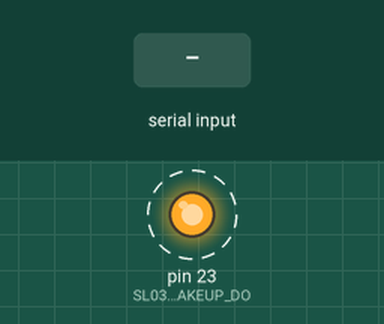
Bench run of a sketch on a simulated Arduino Mega 2560, built with avr-gcc and run on an emulated ATmega2560. On the bench: output pins drawn as LEDs (lit = HIGH). Dashed ring = blinking. The inputs (shaded band) are chosen by the test bench. What the sketch prints to the serial monitor is not drawn.

Above: at 1.2 s.
1.3 s: "1" received over the second serial link
Timing chart, 0 to 10.3 s (numbered marks = the images above; inputs shaded):
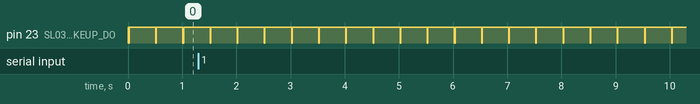

Measured:
- by itself, pin 23 (SL032_WAKEUP_DO): alternates HIGH for 0.49 s and LOW for 0.01 s

The sketch:

StrongLink_SL032.ino
```cpp
#define SL032_WAKEUP_DO 23  // Portpin für Wakeup

void SL032_SendCom(unsigned char *g_cCommand);

//Command List, preamble + length + command code + data frame
unsigned char const SelectCard[3] =      {0xBA,0x02,0x01 };
unsigned char const LoginSector0[11] =   {0xBA,0x0A,0x02,0x00,0xAA,0xFF,0xFF,0xFF,0xFF,0xFF,0xFF};
unsigned char const LoginSector1[11] =   {0xBA,0x0A,0x02,0x01,0xAA,0xFF,0xFF,0xFF,0xFF,0xFF,0xFF};
unsigned char const ReadBlock1[4]   =    {0xBA,0x03,0x03,0x01};
unsigned char const WriteBlock1[20] =    {0xBA,0x13,0x04,0x01,0x00,0x11,0x22,0x33,0x44,0x55,0x66,0x77,0x88,0x99,0xAA,0xBB,0xCC,0xDD,0xEE,0xFF};
unsigned char const ReadValue[4]  =      {0xBA,0x03,0x05,0x04};
unsigned char const WriteValue[8]  =     {0xBA,0x07,0x06,0x04,0x00,0x00,0x00,0x01};
unsigned char const IncrementValue[8] =  {0xBA,0x07,0x08,0x04,0x00,0x00,0x00,0x20};
unsigned char const DecrementValue[8] =  {0xBA,0x07,0x09,0x04,0x03,0x00,0x00,0x00};
unsigned char const CopyValue[5] =       {0xBA,0x04,0x0A,0x04,0x05};
unsigned char const ReadULPage5[4] =     {0xBA,0x03,0x10,0x05};
unsigned char const WriteULPage5[8] =    {0xBA,0x07,0x11,0x05,0x11,0x22,0x33,0x44};
unsigned char const RATSDesFire[3] =     {0xBA,0x02,0x20};
unsigned char const DesFireGetVersion[4]={0xBA,0x03,0x21,0x60};
unsigned char const GetAdditionalData[4]={0xBA,0x03,0x21,0xAF};
unsigned char const LightOn[4] =         {0xBA,0x03,0x40,0x01};
unsigned char const Halt[4] =            {0xBA,0x03,0x50,0x00};

unsigned char g_ucReceBuf[70];
unsigned char g_ucReceNum;
unsigned char g_ucWatchTime;
unsigned char g_ucCardType;
char g_cStatus;
char g_cErr;

// SL032 Boolean Variables
bool  g_bReceOver;
bool  g_bReceReady;
bool  g_bTimeOut;


unsigned int uiCounter;


void setup() {
  // put your setup code here, to run once:
  Serial.begin(115200);

  Serial.println("Startup System");
  uiCounter = 0;

  Serial1.begin(115200);

  // SL032 Pin Configuration
  pinMode(SL032_WAKEUP_DO, OUTPUT);
  // SL032 Wakeup
  delay(1);
  digitalWrite(SL032_WAKEUP_DO, LOW);
  delay(1);
  digitalWrite(SL032_WAKEUP_DO, HIGH);

  g_ucReceNum = 0;
  g_bReceOver = false;
  g_bReceReady = false;

}

void loop() {
  // put your main code here, to run repeatedly:
  Serial.print("Cycle Counter:");
  Serial.println(uiCounter++, DEC);
//  char c = 65;
//  Serial.print((char)65);

  // SL032 Wakeup
  delay(10);
  digitalWrite(SL032_WAKEUP_DO, LOW);
  delay(10);
  digitalWrite(SL032_WAKEUP_DO, HIGH);
  delay(100);

  SL032_SendCom(SelectCard);                              //
/*  Serial1.print(char(0xBA));
  Serial1.print(char(0x02));
  Serial1.print(char(0x01));
  Serial1.print(char(0xB9));
*/
  delay(20);
  Serial.print("Serial 1 Counter:");
  Serial.println(Serial1.available());
  while (Serial1.available()){
    Serial.print(Serial1.read(), HEX);
    Serial.print(" ");
  }
  Serial.println();
  delay(360);
}

////////////////////////////////////////////////////////////
//Send command to SL031
////////////////////////////////////////////////////////////
void SL032_SendCom(unsigned char *g_cCommand)
{
     unsigned char i,chkdata,sendleg;

//     ES = 0;
     sendleg = *(g_cCommand+1) + 1;

     chkdata = 0;
     for(i=0; i<sendleg; i++)
     {
         chkdata ^= *(g_cCommand+i);

//        TI = 0;
//        SBUF = *(g_cCommand+i);
//        while(!TI);
      Serial1.print((char)*(g_cCommand+i));
      Serial.println(*(g_cCommand+i), DEC);
     }

//     TI = 0;
//     SBUF = chkdata;
//     while (!TI);
//     TI = 0;
      Serial1.print((char)chkdata);
      Serial.println(chkdata, DEC);

     g_bReceReady = true;
     g_bReceOver = false;
//     ES = 1;
}
```
